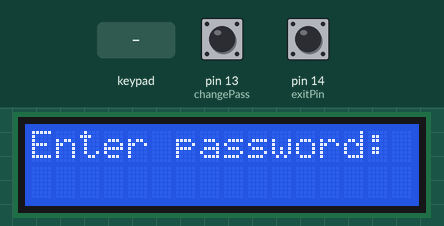
Bench run of a sketch on a simulated Arduino Uno, built with avr-gcc and run on an emulated ATmega328P. Shown: 16×2 character LCD. The inputs (shaded band) are chosen by the test bench; at power-on: pin 13 (changePass) HIGH, pin 14 (exitPin) HIGH.

Above: at 1.4 s.
1.5 s: keypad keys 0 0 0 0 # pressed 0.4 s apart
At 2.0 s:
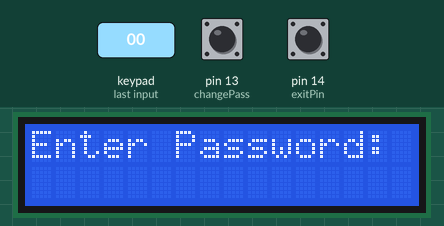
5.0 s: pin 13 (changePass) pulled LOW for 0.15 s
At 5.6 s:
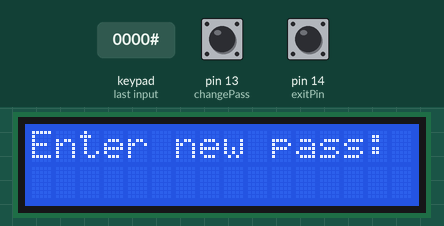
6.6 s: key '*' pressed
At 7.8 s:
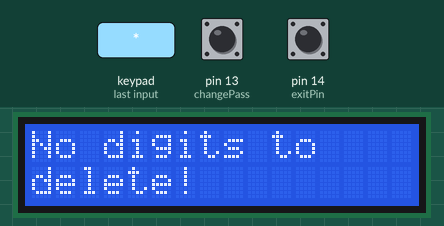
8.1 s: key '#' pressed
At 9.3 s:
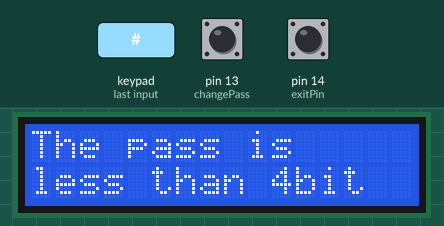
9.6 s: keypad keys 3 4 5 6 # pressed 0.4 s apart
At 11.6 s:
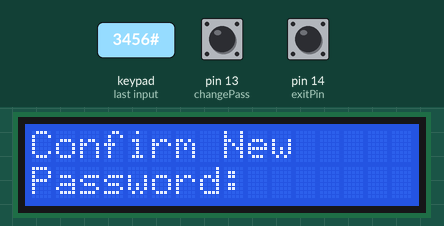
13.1 s: keypad keys 1 3 9 7 # pressed 0.4 s apart
At 15.5 s:
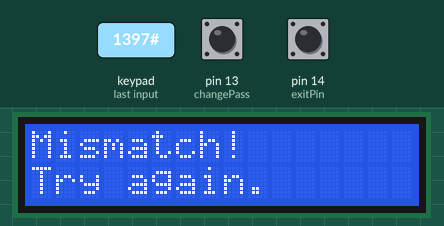
Timing chart, 0 to 17.0 s (numbered marks = the images above; inputs shaded):
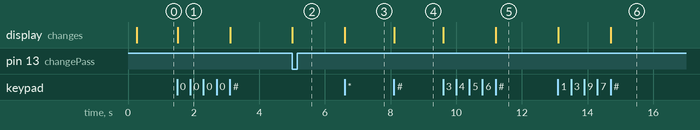

The sketch:

main.ino
```cpp
#include <Keypad.h>
#include <LiquidCrystal.h>
#include <string.h>
#include <stdio.h>
#include <stdlib.h>
#include "BCDsegment.h"

// lcd cofigs
const int LCD_RS = 12, LCD_EN = 11, LCD_D4 = 10, LCD_D5 = 9, LCD_D6 = 8, LCD_D7 = 7;
LiquidCrystal lcd(LCD_RS, LCD_EN, LCD_D4, LCD_D5, LCD_D6, LCD_D7);


// this pin is for changing password
const int changePass = 13;
const int exitPin = 14;

// keypad configs
const byte ROWS = 4;
const byte COLS = 3;
char keys[ROWS][COLS] = {
  { '1', '2', '3' },
  { '4', '5', '6' },
  { '7', '8', '9' },
  { '*', '0', '#' }
};
byte rowPins[ROWS] = { 3, 4, 5, 6 };
byte colPins[COLS] = { 2, 1, 0 };
Keypad keypad = Keypad(makeKeymap(keys), rowPins, colPins, ROWS, COLS);

//quad BCDsegment configs
const int BCDsegment_initial = 22;
BCDsegment quadSegment = BCDsegment(BCDsegment_initial);

// password configs
String correctPassword = "0000";
String enteredPassword = "";
String newPassword = "";
int state = 0;
//explanation of states :
// 0: enter password, 1: password correct, 2: set new password

// func to display in lcd
void displayMessage(String line1, String line2 = "") {
  lcd.clear();
  lcd.setCursor(0, 0);
  lcd.print(line1);
  lcd.setCursor(0, 1);
  lcd.print(line2);
}

void handlePasswordInput(char key) {
  if (key == '*') {
    // here we check if the number of digits are 0 it cant delete !!!
    if (!enteredPassword.length() == 0) {
      enteredPassword.remove(enteredPassword.length() - 1);
      displayMessage("Enter Password:");
      quadSegment.DisplayPass(enteredPassword);
    } else {
      displayMessage("No digits to", "delete!");
    }
  } else if (key == '#') {
    // if we were in 0 state :
    if (enteredPassword.length() == 4) {
      if (state == 0) {
        if (enteredPassword == correctPassword) {
          displayMessage("Password Correct!", "Change it now.");
          state = 1;
        } else {
          displayMessage("PasswordIncorrect !", "Try again.");
        }

      }
      // else if (state == 1) {

      // }
      else if (state == 2) {
        // if we were in 1 atate :
        newPassword = enteredPassword;
        displayMessage("Confirm New", "Password:");
        state = 3;
      } else if (state == 3) {
        // if we werr in 2 state :
        if (enteredPassword == newPassword) {
          correctPassword = newPassword;
          displayMessage("Password Changed", "Successfully!");
          // after changing the password we will go to the state 0 or we can go to the state 1 !
          state = 0;
        } else {
          displayMessage("Mismatch!", "Try again.");
        }
      }
      enteredPassword = "";
      quadSegment.DisplayPass(enteredPassword);
    }else{
      displayMessage("The pass is","less than 4bit");
    }
  } else {
    // Append the entered digit
    if (enteredPassword.length() < 4) {
      enteredPassword += key;
      displayMessage("Enter Password:");
      quadSegment.DisplayPass(enteredPassword);
    } else {
      displayMessage("Limit Reached!", "Max 4 digits.");
    }
  }
}

void setup() {
  pinMode(changePass, INPUT_PULLUP);
  pinMode(exitPin, INPUT_PULLUP);
  lcd.begin(16, 2);
  quadSegment.DisplayPass(enteredPassword);
  displayMessage("Enter password:");
}

void loop() {
  char key = keypad.getKey();
  if (digitalRead(changePass) == LOW && state == 1) {
    displayMessage("Enter new pass:");
    state = 2;
  }
  if (digitalRead(exitPin) == LOW && state == 1) {
    state = 0;
    enteredPassword = "";
    displayMessage("Enter password:");
    quadSegment.DisplayPass(enteredPassword);
  }
  if (key) {
    handlePasswordInput(key);
  }
}
```

BCDsegment.cpp
```cpp
#include"BCDsegment.h"

const int BCD[11][4]{
  {0,0,0,0},
  {0,0,0,1},
  {0,0,1,0},
  {0,0,1,1},
  {0,1,0,0},
  {0,1,0,1},
  {0,1,1,0},
  {0,1,1,1},
  {1,0,0,0},
  {1,0,0,1},
  {1,1,1,1}
};

  BCDsegment::BCDsegment(int beginPin){
    int t = beginPin;
    for(int i = 0; i < 16; i++){
      pins[i] = t;
      pinMode(pins[i], OUTPUT);
      digitalWrite(pins[i], LOW);
      t++;
    }
  }

  void BCDsegment::ClearAll(){
    for(int i = 0; i < 16; i++){
      digitalWrite(pins[i], LOW);
    }
  }

  void BCDsegment::DisplayDigit(int d, int lvl){
   for(int i = 0; i < 4; i++){
    digitalWrite(pins[i + (4 * lvl)], BCD[d][i]);
    delay(10);
   }
 }

 void BCDsegment::DisplayPass(String pass){

      while(pass.length() < 4){
        pass = pass + '*';
      }
      for(int i = 0; i < 4; i++){
        if(pass[i] != '*'){
          BCDsegment::DisplayDigit(String(pass[i]).toInt(), i);
          delay(10);
        }
        else{
          BCDsegment::DisplayDigit(10, i);
          delay(10);
        }
  }
 }
```

BCDsegment.h
```cpp
#ifndef BCDsegment_h
#define BCDsegment_h

#include "Arduino.h"

class BCDsegment {
  public:
    BCDsegment(int beginPin);
    void DisplayPass(String pass);
  private:
    int pins[16];
    void ClearAll();
    void DisplayDigit(int d, int lvl);
};

#endif
```

Measured:
- after the input at 1.5 s, the display: changes at once (image 1)
- after the input at 5.0 s, the display: changes at once (image 2)
- after the input at 6.6 s, the display: changes at once (image 3)
- after the input at 8.1 s, the display: changes at once (image 4)
- after the input at 9.6 s, the display: first changes at once (image 5 shows a later state)
- after the input at 13.1 s, the display: first changes at once (image 6 shows a later state)
